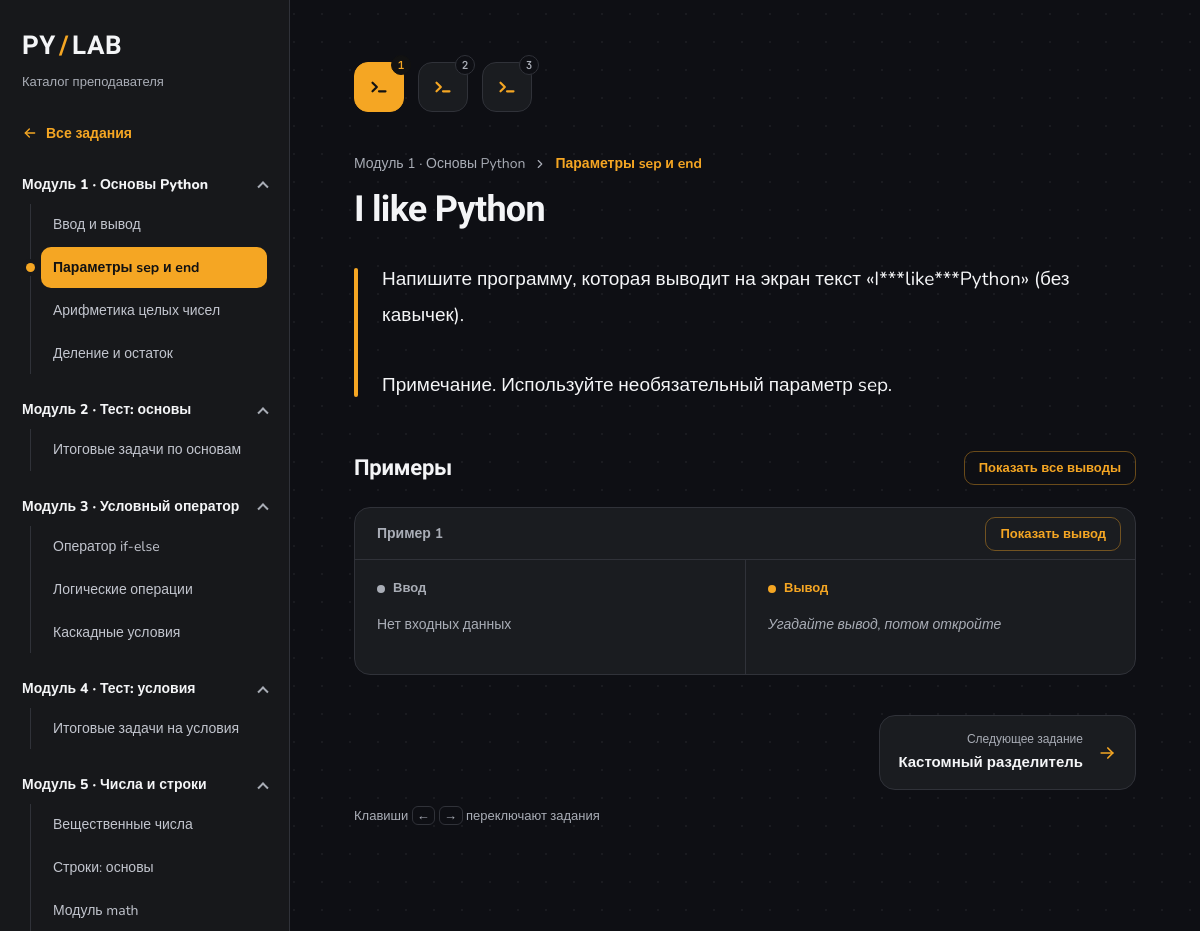
The app's page /tasks/9/ with its own data.
### tasks_api/models.py (models this page shows, shortened)
class Module(models.Model):
    title = models.CharField(max_length=50, unique=True)

class Lesson(models.Model):
    title = models.CharField(max_length=64)
    module = models.ForeignKey(to=Module, on_delete=models.CASCADE, related_name='lessons')

class Task(models.Model):
    title = models.CharField(max_length=50)
    description = models.TextField()
    lesson = models.ForeignKey(to=Lesson, on_delete=models.CASCADE, default=1, related_name='tasks')

class Example(models.Model):
    input = models.CharField(max_length=255)
    output = models.CharField(max_length=255)
    task = models.ForeignKey(to=Task, on_delete=models.CASCADE, related_name='examples')

### tasks_api/views.py (the view)
# urls.py: path('tasks/<int:pk>/', TaskDetailView.as_view(), name='task_detail'),
class TaskDetailView(DetailView):
    model = Task
    template_name = 'tasks_api/task_detail.html'
    context_object_name = 'task'
    def get_queryset(self):
        return Task.objects.select_related('lesson__module').prefetch_related(
            Prefetch(
                'examples',
                queryset=Example.objects.order_by('id')
            )
        )
    def get_context_data(self, **kwargs):
        context = super().get_context_data(**kwargs)
        lesson = self.object.lesson
        context['modules'] = get_modules_with_tasks()
        context['lesson'] = lesson
        context['lesson_tasks'] = lesson.tasks.order_by('id')
        return context

### tasks_api/views.py (called while the page is built)
def get_modules_with_tasks():
    return Module.objects.order_by('id').prefetch_related(
        Prefetch(
            'lessons',
            queryset=Lesson.objects.order_by('id').prefetch_related(
                Prefetch(
                    'tasks',
                    queryset=Task.objects.order_by('id')
                )
            ),
        )
    )

### tasks_api/templates/tasks_api/task_detail.html (shortened to what this page needs)
{% extends 'tasks_api/base.html' %}
{% load static %}
{% block extra_css %}
	<link rel="stylesheet" href="{% static 'css/task_detail.css' %}">
{% endblock %}
{% block content %}
	<article class="task-sheet">
		<nav class="task-strip" aria-label="Задания урока «{{ lesson.title }}»">
			{% for t in lesson_tasks %}
				<a class="task-chip{% if t.pk == task.pk %} is-current{% endif %}"
				   style="--i: {{ forloop.counter0 }}"
				   href="{% url 'tasks:task_detail' t.pk %}"
				   data-title="{{ t.title }}"
				   aria-label="Задание {{ forloop.counter }}: {{ t.title }}"{% if t.pk == task.pk %} aria-current="page"{% endif %}>
					<svg viewBox="0 0 24 24" fill="none" stroke="currentColor" stroke-width="2" stroke-linecap="round" stroke-linejoin="round" aria-hidden="true">
						<path d="M6 8l4 4-4 4"/>
						<path class="cur" d="M12 16h6"/>
					</svg>
					<span class="num" aria-hidden="true">{{ forloop.counter }}</span>
				</a>
			{% endfor %}
		</nav>
		<p class="crumbs">
			<span>{{ lesson.module.title }}</span>
			<svg viewBox="0 0 24 24" fill="none" stroke="currentColor" stroke-width="2" stroke-linecap="round" stroke-linejoin="round" aria-hidden="true"><path d="M9 6l6 6-6 6"/></svg>
			<span class="here">{{ lesson.title }}</span>
		</p>
		<h1>{{ task.title }}</h1>
		<div class="statement">{{ task.description }}</div>
		{% with examples=task.examples.all %}
			{% if examples %}
				<section class="examples">
					<div class="examples-head">
						<h2>Примеры</h2>
						<button type="button" class="btn-ghost" id="toggle-all" hidden>Показать все выводы</button>
					</div>
					{% for example in examples %}
						<div class="example">
							<div class="example-title">
								<span>Пример {{ forloop.counter }}</span>
								<button type="button" class="btn-ghost reveal" hidden>Показать вывод</button>
							</div>
							<div class="example-columns">
								<section>
									<h3>Ввод</h3>
									<pre>{% if example.input %}{{ example.input }}{% else %}<span class="empty-input">Нет входных данных</span>{% endif %}</pre>
								</section>
								<section>
									<h3>Вывод</h3>
									<pre class="out">{{ example.output }}</pre>
								</section>
							</div>
						</div>
					{% endfor %}
				</section>
			{% endif %}
		{% endwith %}
		<nav class="task-pager" aria-label="Переход между заданиями" hidden>
			<a class="pager-link pager-next" hidden>
				<span class="pager-text"><small>Следующее задание</small><b></b></span>
				<svg viewBox="0 0 24 24" fill="none" stroke="currentColor" stroke-width="2" stroke-linecap="round" stroke-linejoin="round" aria-hidden="true"><path d="M5 12h14"/><path d="M13 6l6 6-6 6"/></svg>
			</a>
		</nav>
		<p class="keys-hint" hidden>Клавиши <kbd>←</kbd> <kbd>→</kbd> переключают задания</p>
	</article>
{% endblock %}

### tasks_api/templates/tasks_api/base.html (shortened to what this page needs)
{% load static %}
<!doctype html>
<html lang="ru">
	<head>
		<link rel="stylesheet" href="{% static 'css/base.css' %}">
		{% block extra_css %}{% endblock %}
	</head>
	<body>
		<aside>
			<a class="brand" href="{% url 'tasks:index' %}">PY<span>/</span>LAB</a>
			<p class="subtitle">Каталог преподавателя</p>
			<a class="catalog-link" href="{% url 'tasks:index' %}">
				<svg viewBox="0 0 24 24" fill="none" stroke="currentColor" stroke-width="2" stroke-linecap="round" stroke-linejoin="round" aria-hidden="true"><path d="M19 12H5"/><path d="M11 6l-6 6 6 6"/></svg>
				Все задания
			</a>
			<nav aria-label="Модули курса">
				{% for module in modules %}
					<details open>
						<summary>{{ module.title }}</summary>
						<div class="lessons">
							{% for lesson in module.lessons.all %}
								{% with first_task=lesson.tasks.all|first %}
									{% if first_task %}
										<a class="task-link{% if task.lesson_id == lesson.id %} active{% endif %}"
										   href="{% url 'tasks:task_detail' first_task.pk %}"{% if task.lesson_id == lesson.id %} aria-current="true"{% endif %}>{{ lesson.title }}</a>
									{% else %}
										<span class="task-link task-link--empty">{{ lesson.title }}</span>
									{% endif %}
								{% endwith %}
							{% endfor %}
						</div>
					</details>
				{% endfor %}
			</nav>
		</aside>
		<main id="content">
			{% block content %}{% endblock %}
		</main>
	</body>
</html>

### static/css/base.css (style rules this page uses)
*, *::before, *::after { box-sizing: border-box; }
:root { color-scheme: dark; --bg: #0e0f14; --surface: #1a1c20; --sidebar: #17181b; --line: #303239; --yellow: #f5a623; --yellow-soft: rgba(245, 166, 35, .1); --yellow-glow: rgba(245, 166, 35, .18); --text: #f4f5f7; --muted: #a9adb6; --font-display: 'Unbounded', 'Nunito', sans-serif; --font-mono: 'JetBrains Mono', ui-monospace, Consolas, monospace; --ease: cubic-bezier(.2, .8, .2, 1); }
html { scrollbar-color: #2c2e36 transparent; }
body { margin: 0; min-height: 100%; background-color: var(--bg); background-image: radial-gradient(rgba(255, 255, 255, .05) 1px, transparent 1px); background-size: 28px 28px; background-attachment: fixed; color: var(--text); font-family: 'Nunito', sans-serif; font-size: 16px; line-height: 1.65; }
a { color: inherit; text-decoration: none; }
aside { view-transition-name: side; position: fixed; inset: 0 auto 0 0; width: 290px; padding: 32px 22px; background: var(--sidebar); border-right: 1px solid var(--line); overflow: auto; }
.brand { display: inline-flex; align-items: baseline; font: 800 26px/1 var(--font-display); letter-spacing: .5px; }
.brand span { display: inline-block; color: var(--yellow); margin: 0 3px; animation: slash-in .7s var(--ease) .1s backwards; transition: transform .6s var(--ease); }
.subtitle { font-size: 13px; color: var(--muted); margin: 10px 0 28px; }
.catalog-link { display: inline-flex; align-items: center; gap: 8px; color: var(--yellow); font-size: 14px; font-weight: 700; margin-bottom: 28px; }
.catalog-link svg { width: 16px; height: 16px; transition: transform .25s var(--ease); }
details { margin: 0 0 22px; interpolate-size: allow-keywords; }
summary { display: flex; align-items: center; justify-content: space-between; gap: 12px; cursor: pointer; list-style: none; font-size: 14px; font-weight: 800; }
summary::after { content: ""; flex: none; width: 8px; height: 8px; border-right: 2px solid var(--muted); border-bottom: 2px solid var(--muted); transform: rotate(45deg) translate(-2px, -2px); transition: transform .3s var(--ease); }
details[open] > summary::after { transform: rotate(-135deg) translate(-2px, -2px); }
.lessons { margin: 8px 0 0 8px; padding-left: 10px; border-left: 1px solid var(--line); }
.task-link { position: relative; display: block; padding: 9px 12px; margin: 2px 0; border-radius: 10px; font-size: 14px; color: #c2c5ce; transition: background-color .2s, color .2s, transform .25s var(--ease); }
.task-link.active { background: var(--yellow); color: #121212; font-weight: 700; transform: none; }
.task-link.active::before { content: ""; position: absolute; left: -15px; top: 50%; width: 9px; height: 9px; margin-top: -4.5px; border-radius: 50%; background: var(--yellow); box-shadow: 0 0 0 4px var(--sidebar); animation: pop .45s var(--ease) .15s backwards; }
main { view-transition-name: main; margin-left: 290px; max-width: 1280px; padding: 56px 64px 80px; }
h1 { font-family: var(--font-display); font-size: clamp(26px, 3.6vw, 52px); font-weight: 800; line-height: 1.15; letter-spacing: -.02em; margin: 0 0 20px; overflow-wrap: anywhere; }
button { border: none; background: var(--yellow); color: #121212; font: 700 14px 'Nunito', sans-serif; padding: 14px 26px; border-radius: 12px; cursor: pointer; transition: transform .2s var(--ease), box-shadow .2s; }
.btn-ghost { background: transparent; color: var(--yellow); border: 1px solid rgba(245, 166, 35, .4); padding: 7px 14px; font-size: 13px; border-radius: 10px; transition: background-color .2s, color .2s, transform .2s var(--ease); }
kbd { position: absolute; right: 14px; top: 50%; transform: translateY(-50%); padding: 1px 9px; font: 600 13px var(--font-mono); color: var(--muted); border: 1px solid var(--line); border-radius: 6px; }
.task-sheet { max-width: 960px; }
.examples { margin-top: 48px; }
@media (hover: none) { kbd { display: none; } }

### records on screen
Module: title "Модуль 1 · Основы Python"
Lesson: title "Ввод и вывод"
Lesson: title "Параметры sep и end", module "Модуль 1 · Основы Python"
Lesson: title "Арифметика целых чисел"
Lesson: title "Деление и остаток"
Module: title "Модуль 2 · Тест: основы"
Lesson: title "Итоговые задачи по основам"
Module: title "Модуль 3 · Условный оператор"
Lesson: title "Оператор if-else"
Lesson: title "Логические операции"
Lesson: title "Каскадные условия"
Module: title "Модуль 4 · Тест: условия"
Lesson: title "Итоговые задачи на условия"
Module: title "Модуль 5 · Числа и строки"
Lesson: title "Вещественные числа"
Lesson: title "Строки: основы"
Lesson: title "Модуль math"
Task: title "I like Python", description "Напишите программу, которая выводит на экран текст «I***like***Python» (без кавычек). Примечание. Используйте необязательный параметр sep."
Example: input "Нет входных данных"
